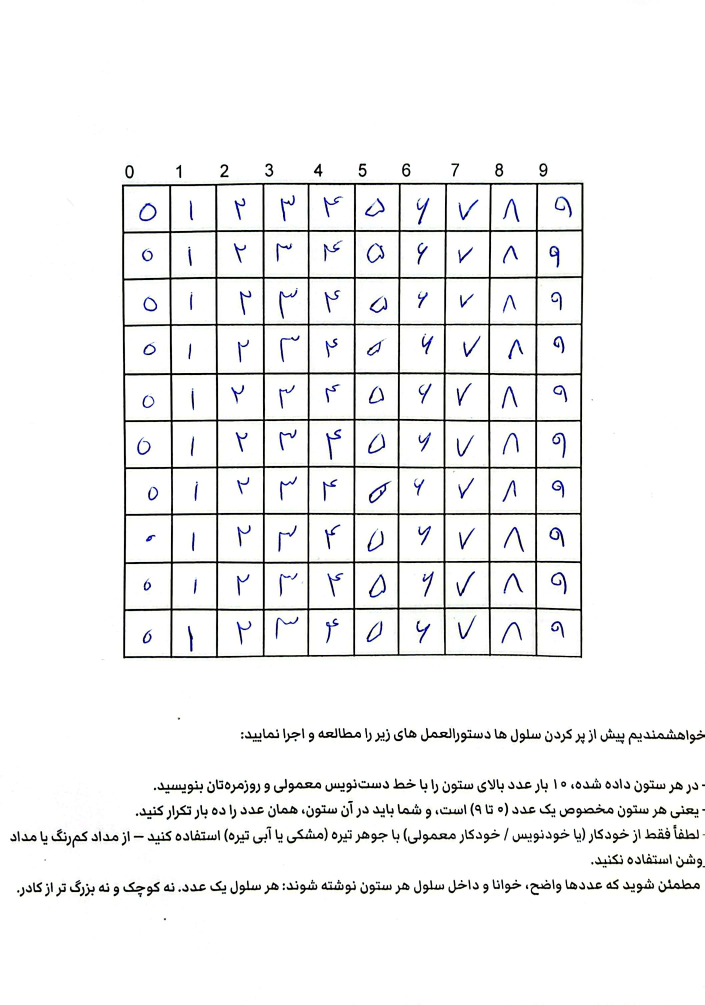
#> input picture assets/example_filled_template.jpg, 2113 x 3014 px (shown at 1/3 size); its folder holds only this picture in this run
$ python -i main.py   (imports and definitions only)
#> lines starting #> are read from the running program, lines starting #| are printed output that depends on the picture; after the words box and inside, x2 and y2 are one past the last pixel; in counts of white or black regions, pixels touching at a corner belong together
"""
Full pipeline to extract 10x10 handwritten digit cells from scanned
filled templates in folder `shopad_raw_scans/` and save normalized
28x28 images to processed/{0..9}/.

Drop-in script. Tune the constants (BORDER_PERCENT, MARGIN_PERCENT)
if needed for your specific template.
"""

import cv2
import numpy as np
import os
from glob import glob

# --- Parameters (tune if necessary) ---
RAW_DIR = "shopad_raw_scans"
OUT_DIR = "processed"
GRID_TARGET = 1000               # warp grid to GRID_TARGET x GRID_TARGET
EXPECTED_CELLS = 10
BORDER_PIXELS = 6                # inner trim from each cell after slicing (removes thin grid line)
LEFT_CROP_PERCENT = 0.16         # crop this fraction from left of cell to remove printed grades (tune 0.10-0.20)
MIN_GRID_DIM = 200               # ignore contours smaller than this
# -------------------------------------

# [3 lines not run here, left out]

counters = {str(k): 1 for k in range(10)}

def resize_max(image, max_size):
    h, w = image.shape[:2]
    if h > w:
        new_h = max_size
        new_w = int(w * (max_size / h))
    else:
        new_w = max_size
        new_h = int(h * (max_size / w))
    return cv2.resize(image, (new_w, new_h), interpolation=cv2.INTER_AREA)

def sort_points_grid(pts, rows=11, cols=11):
    """Sort intersection points into a rows x cols grid. pts = Nx2 array."""
    pts_sorted = pts[np.argsort(pts[:,1])]
    grouped = []
    row_h = (pts_sorted[-1,1] - pts_sorted[0,1]) / (rows - 1 + 1e-8)
    cur_row = [pts_sorted[0]]
    last_y = pts_sorted[0,1]
    for p in pts_sorted[1:]:
        if abs(p[1] - last_y) < row_h * 0.6:
            cur_row.append(p)
        else:
            grouped.append(np.array(cur_row))
            cur_row = [p]
            last_y = p[1]
    grouped.append(np.array(cur_row))
    if len(grouped) != rows:
        return None
    grid = []
    for row in grouped:
        row = row[np.argsort(row[:,0])]
        if len(row) != cols:
            return None
        grid.append(row)
    return np.array(grid, dtype=np.float32)

def find_grid_by_morphology(gray):
    """
    Detect vertical and horizontal lines by morphological filtering.
    Return intersections (corner points) as Nx2 numpy array.
    """
    blur = cv2.GaussianBlur(gray, (5,5), 0)
    _, bw = cv2.threshold(blur, 0, 255, cv2.THRESH_BINARY + cv2.THRESH_OTSU)
    bw = 255 - bw

    horizontal = bw.copy()
    vertical = bw.copy()

    cols = horizontal.shape[1]
    horizontal_size = max(10, cols // 30)
    horiz_kernel = cv2.getStructuringElement(cv2.MORPH_RECT, (horizontal_size, 1))
    horizontal = cv2.erode(horizontal, horiz_kernel, iterations=1)
    horizontal = cv2.dilate(horizontal, horiz_kernel, iterations=1)

    rows = vertical.shape[0]
    vertical_size = max(10, rows // 30)
    vert_kernel = cv2.getStructuringElement(cv2.MORPH_RECT, (1, vertical_size))
    vertical = cv2.erode(vertical, vert_kernel, iterations=1)
    vertical = cv2.dilate(vertical, vert_kernel, iterations=1)

    grid_lines = cv2.bitwise_and(horizontal, vertical)

    inter = cv2.bitwise_and(horizontal, vertical)

    cnts, _ = cv2.findContours(inter, cv2.RETR_LIST, cv2.CHAIN_APPROX_SIMPLE)
    pts = []
    for c in cnts:
        x,y,w,h = cv2.boundingRect(c)
        cx = x + w//2
        cy = y + h//2
        pts.append((cx, cy))
    pts = np.array(pts, dtype=np.float32)
    return pts, bw, grid_lines

def four_point_transform(image, pts):
    """Warp image to rectangle based on 4 corner points (tl,tr,br,bl)."""
    rect = order_points(pts)
    (tl, tr, br, bl) = rect
    widthA = np.linalg.norm(br - bl)
    widthB = np.linalg.norm(tr - tl)
    maxWidth = int(max(widthA, widthB))
    heightA = np.linalg.norm(tr - br)
    heightB = np.linalg.norm(tl - bl)
    maxHeight = int(max(heightA, heightB))

    dst = np.array([
        [0, 0],
        [maxWidth - 1, 0],
        [maxWidth - 1, maxHeight - 1],
        [0, maxHeight - 1]], dtype = "float32")
    M = cv2.getPerspectiveTransform(rect, dst)
    warped = cv2.warpPerspective(image, M, (maxWidth, maxHeight))
    return warped

def order_points(pts):
    rect = np.zeros((4,2), dtype="float32")
    s = pts.sum(axis=1)
    rect[0] = pts[np.argmin(s)]    # tl
    rect[2] = pts[np.argmax(s)]    # br
    diff = np.diff(pts, axis=1)
    rect[1] = pts[np.argmin(diff)] # tr
    rect[3] = pts[np.argmax(diff)] # bl
    return rect

def extract_cells_from_grid(warped_gray):
    """
    Given a corrected, top-down grayscale image of the grid (warped),
    try to find intersections to produce an (11 x 11) grid of points.
    Return list of cell images (row-major) and (row,col) coordinates.
    """
    pts, _, _ = find_grid_by_morphology(warped_gray)
    if pts is None or len(pts) < (EXPECTED_CELLS+1)*(EXPECTED_CELLS+1)*0.6:
        H, W = warped_gray.shape[:2]
        cell_h = H // EXPECTED_CELLS
        cell_w = W // EXPECTED_CELLS
        cells = []
        coords = []
        for r in range(EXPECTED_CELLS):
            for c in range(EXPECTED_CELLS):
                y1 = r * cell_h
                y2 = (r+1) * cell_h
                x1 = c * cell_w
                x2 = (c+1) * cell_w
                cells.append(warped_gray[y1:y2, x1:x2])
                coords.append((r,c))
        return cells, coords

    grid = sort_points_grid(pts, rows=EXPECTED_CELLS+1, cols=EXPECTED_CELLS+1)
    if grid is None:
        H, W = warped_gray.shape[:2]
        cell_h = H // EXPECTED_CELLS
        cell_w = W // EXPECTED_CELLS
        cells = []
        coords = []
        for r in range(EXPECTED_CELLS):
            for c in range(EXPECTED_CELLS):
                y1 = r * cell_h
                y2 = (r+1) * cell_h
                x1 = c * cell_w
                x2 = (c+1) * cell_w
                cells.append(warped_gray[y1:y2, x1:x2])
                coords.append((r,c))
        return cells, coords

    cells = []
    coords = []
    for r in range(EXPECTED_CELLS):
        for c in range(EXPECTED_CELLS):
            tl = grid[r, c]
            tr = grid[r, c+1]
            bl = grid[r+1, c]
            br = grid[r+1, c+1]

            min_x = int(min(tl[0], tr[0], bl[0], br[0]))
            max_x = int(max(tl[0], tr[0], bl[0], br[0]))
            min_y = int(min(tl[1], tr[1], bl[1], br[1]))
            max_y = int(max(tl[1], tr[1], bl[1], br[1]))

            dx = max(3, int((max_x-min_x)*0.02))
            dy = max(3, int((max_y-min_y)*0.02))
            x1 = min_x + dx
            x2 = max_x - dx
            y1 = min_y + dy
            y2 = max_y - dy

            H, W = warped_gray.shape[:2]
            x1 = max(0, min(W-1, x1))
            x2 = max(0, min(W, x2))
            y1 = max(0, min(H-1, y1))
            y2 = max(0, min(H, y2))
            if x2 - x1 <= 4 or y2 - y1 <= 4:
                cell_img = np.zeros((20,20), dtype=np.uint8)
            else:
                cell_img = warped_gray[y1:y2, x1:x2]
            cells.append(cell_img)
            coords.append((r,c))
    return cells, coords

def normalize_and_center(cell_img, final_size=28, inner_size=20):
    """
    Convert a grayscale cell image (digit + some noise) into a MNIST-like 28x28 image:
    - crop a left fraction to remove printed grade if needed
    - threshold using Otsu
    - remove small components touching borders
    - find largest connected component = digit
    - resize digit maintaining aspect to inner_size (<=20)
    - center into final_size x final_size canvas
    - ensure digit is white (255) on black background (0)
    """
    if len(cell_img.shape) == 3:
        cell = cv2.cvtColor(cell_img, cv2.COLOR_BGR2GRAY)
    else:
        cell = cell_img.copy()

    H, W = cell.shape
    trim = BORDER_PIXELS
    if W > trim*4 and H > trim*4:
        cell = cell[trim:H-trim, trim:W-trim]

    left_crop = int(cell.shape[1] * LEFT_CROP_PERCENT)
    if left_crop > 0:
        cell = cell[:, left_crop:]

    cell = cv2.GaussianBlur(cell, (3,3), 0)

    _, th = cv2.threshold(cell, 0, 255, cv2.THRESH_BINARY_INV + cv2.THRESH_OTSU)

    kernel = cv2.getStructuringElement(cv2.MORPH_ELLIPSE, (2,2))
    th = cv2.morphologyEx(th, cv2.MORPH_OPEN, kernel)

    num_labels, labels, stats, _ = cv2.connectedComponentsWithStats(th, connectivity=8)
    Ht, Wt = th.shape
    cleaned = np.zeros_like(th)
    areas = []
    for lab in range(1, num_labels):
        x, y, w, h, area = stats[lab]
        touching_border = (x <= 1) or (y <= 1) or (x+w >= Wt-2) or (y+h >= Ht-2)
        if not touching_border and area > 30:
            cleaned[labels == lab] = 255
            areas.append((area, lab))
    if cleaned.sum() == 0:
        if num_labels > 1:
            largest = 1 + np.argmax([stats[i][4] for i in range(1, num_labels)])
            cleaned[labels == largest] = 255

    cnts, _ = cv2.findContours(cleaned, cv2.RETR_EXTERNAL, cv2.CHAIN_APPROX_SIMPLE)
    if len(cnts) == 0:
        canvas = np.zeros((final_size, final_size), dtype=np.uint8)
        return canvas

    c = max(cnts, key=cv2.contourArea)
    x, y, w, h = cv2.boundingRect(c)
    digit = cleaned[y:y+h, x:x+w]

    h_d, w_d = digit.shape
    if h_d > 0 and w_d > 0:
        scale = min(inner_size / h_d, inner_size / w_d)
        new_w = max(1, int(w_d * scale))
        new_h = max(1, int(h_d * scale))
        digit_rs = cv2.resize(digit, (new_w, new_h), interpolation=cv2.INTER_AREA)
    else:
        digit_rs = cv2.resize(digit, (inner_size, inner_size), interpolation=cv2.INTER_AREA)

    canvas = np.zeros((final_size, final_size), dtype=np.uint8)
    x_offset = (final_size - digit_rs.shape[1]) // 2
    y_offset = (final_size - digit_rs.shape[0]) // 2
    canvas[y_offset:y_offset+digit_rs.shape[0], x_offset:x_offset+digit_rs.shape[1]] = digit_rs

    canvas = cv2.medianBlur(canvas, 3)
    return canvas

def process_one_image(path):
#> called with path = 'assets/example_filled_template.jpg'
    global counters
    print("Processing:", path)
    img = cv2.imread(path)
#> img is the input picture: shape (3014, 2113, 3); mean B, G, R 242.6, 242.5, 242.3
    if img is None:
        print("Failed to read:", path)
        return

    gray = cv2.cvtColor(img, cv2.COLOR_BGR2GRAY)

    _, bw = cv2.threshold(gray, 0, 255, cv2.THRESH_BINARY + cv2.THRESH_OTSU)
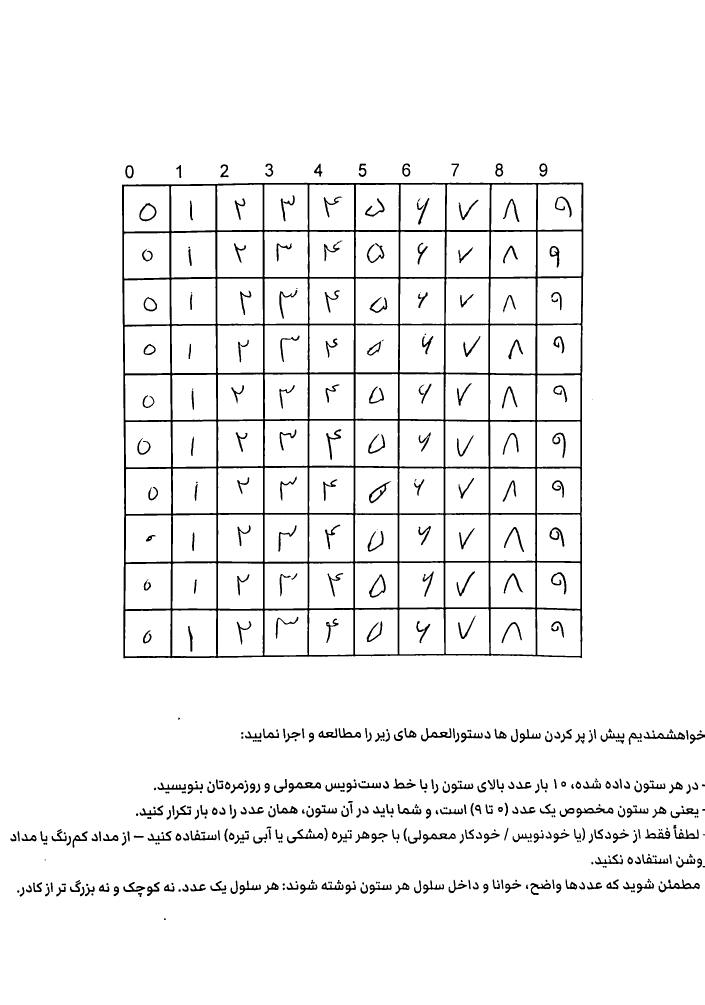
#> bw: shape (3014, 2113) (shown at 1/3 size); 95.3% white; 512 black regions (20 under 20 px), largest, box (x1, y1, x2, y2) and area: (366, 548, 1750, 1975) 157725, (1976, 2638, 2099, 2677) 1283, (1729, 2423, 1840, 2453) 1123
    bw_inv = 255 - bw
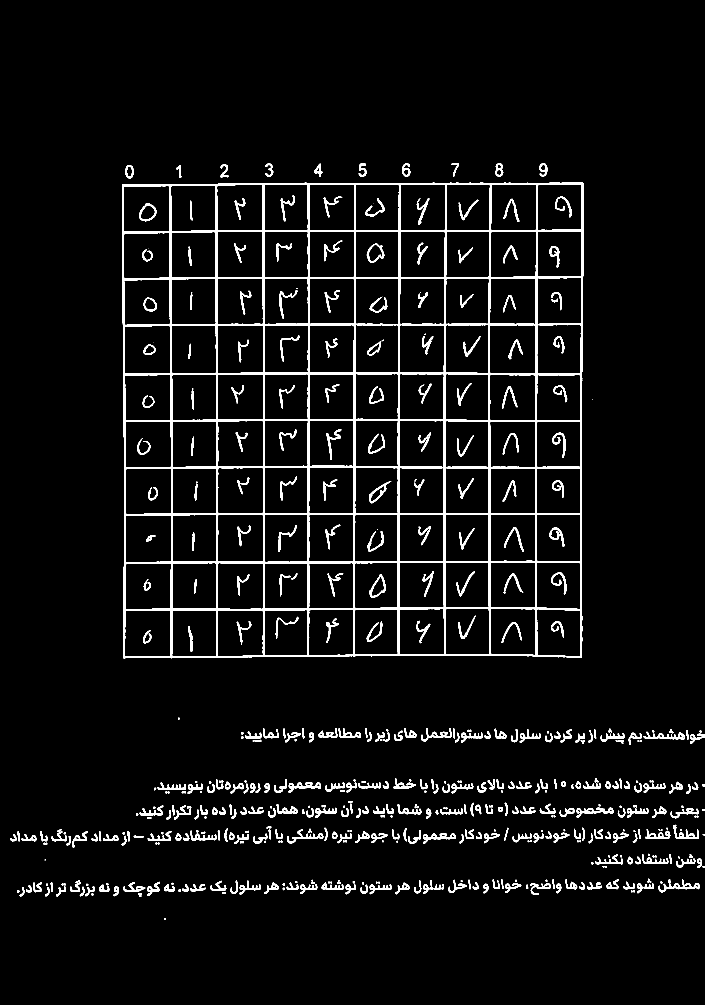
#> bw_inv: shape (3014, 2113) (shown at 1/3 size); 4.7% white; 512 white regions (20 under 20 px)
    cnts, _ = cv2.findContours(bw_inv, cv2.RETR_EXTERNAL, cv2.CHAIN_APPROX_SIMPLE)
#> cnts = 393 contours, 73 with area under 20; largest, box (x1, y1, x2, y2) and area: (366, 548, 1750, 1975) 1953262, (1976, 2638, 2099, 2677) 1250, (866, 2346, 963, 2378) 1138, (1729, 2423, 1840, 2453) 1118, (1931, 2195, 2055, 2219) 1054

    page_cnt = None
    max_area = 0
    for c in cnts:
        x,y,w,h = cv2.boundingRect(c)
        area = w*h
        if area > max_area and w > MIN_GRID_DIM and h > MIN_GRID_DIM:
            max_area = area
            page_cnt = c
#> this loop made 393 passes
#> (x, y, w, h, area, max_area) on pass 383: (366, 548, 1384, 1427, 1974968, 1974968)
#> (x, y, w, h, area) on passes 1 to 6: (492, 2755, 5, 5, 25), (274, 2680, 6, 7, 42), (414, 2679, 12, 12, 144), (666, 2676, 12, 6, 72), (1899, 2671, 6, 6, 36), (1893, 2671, 5, 6, 30)
#> after the loop, max_area = 1974968; page_cnt = contour of 375 points, box (x1, y1, x2, y2) (366, 548, 1750, 1975), area 1953262

    if page_cnt is None:
        print("Grid/page contour not found - skipping:", path)
        return

    peri = cv2.arcLength(page_cnt, True)
#> peri = 5681.5
    approx = cv2.approxPolyDP(page_cnt, 0.02 * peri, True)
#> approx = [[366, 554], [370, 1974], [1745, 1973], [1749, 549]]
    if len(approx) == 4:
        pts = approx.reshape(4,2).astype(np.float32)
#> pts has the same summary as approx
        warped = four_point_transform(img, pts)
#> in order_points, `s = pts.sum(axis=1)`: s = [920, 2344, 3718, 2298]
#> in order_points, `diff = np.diff(pts, axis=1)`: diff = [188, 1604, 228, -1200]
#> in four_point_transform, `rect = order_points(pts)`: rect = [[366, 554], [1749, 549], [1745, 1973], [370, 1974]]
#> in four_point_transform, `(tl, tr, br, bl) = rect`: tl = [366, 554]; tr = [1749, 549]; br = [1745, 1973]; bl = [370, 1974]
#> in four_point_transform, `widthA = np.linalg.norm(br - bl)`: widthA = 1375
#> in four_point_transform, `widthB = np.linalg.norm(tr - tl)`: widthB = 1383
#> in four_point_transform, `heightA = np.linalg.norm(tr - br)`: heightA = 1424
#> in four_point_transform, `heightB = np.linalg.norm(tl - bl)`: heightB = 1420
#> in four_point_transform, `maxHeight = int(max(heightA, heightB))`: maxHeight = 1424
#> in four_point_transform, `dst = np.array([ [0, 0], [maxWidth - 1, 0], [maxWidth - 1, maxHeight -..`: dst = [[0, 0], [1382, 0], [1382, 1423], [0, 1423]]
#> in four_point_transform, `M = cv2.getPerspectiveTransform(rect, dst)`: M = [[1, -0.00282, -364.6], [0.0036, 0.995, -552.4], [2.02e-06, -4.07e-06, 1]]
        warped_gray = cv2.cvtColor(warped, cv2.COLOR_BGR2GRAY)
    else:
        rect = cv2.minAreaRect(page_cnt)
        box = cv2.boxPoints(rect)
        box = np.int0(box)
        warped = four_point_transform(img, box.astype(np.float32))
        warped_gray = cv2.cvtColor(warped, cv2.COLOR_BGR2GRAY)

    warped_gray = resize_max(warped_gray, GRID_TARGET)
    warped_gray = cv2.resize(warped_gray, (GRID_TARGET, GRID_TARGET), interpolation=cv2.INTER_AREA)
#> warped_gray: shape (1000, 1000)

    cells, coords = extract_cells_from_grid(warped_gray)
#> in find_grid_by_morphology, `blur = cv2.GaussianBlur(gray, (5,5), 0)`:
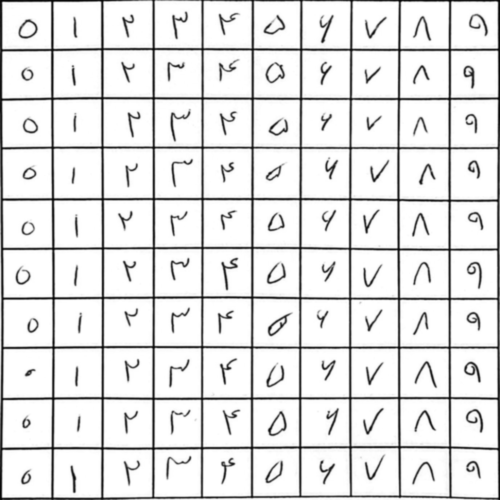
#> blur: shape (1000, 1000) (shown at 1/2 size); min 2, max 255, mean 226.6
#> in find_grid_by_morphology, `_, bw = cv2.threshold(blur, 0, 255, cv2.THRESH_BINARY + cv2.THRESH_OTSU)`: bw: shape (1000, 1000); 86.4% white; 111 black regions (8 under 20 px), largest, box (x1, y1, x2, y2) and area: (0, 0, 1000, 1000) 101334, (536, 626, 582, 672) 557, (536, 822, 573, 872) 537
#> in find_grid_by_morphology, `horizontal = cv2.erode(horizontal, horiz_kernel, iterations=1)`: horizontal: shape (1000, 1000); 4.6% white; 12 white regions, largest, box (x1, y1, x2, y2) and area: (0, 96, 1000, 103) 4579, (0, 396, 1000, 404) 4537, (0, 892, 1000, 900) 4512
#> in find_grid_by_morphology, `horizontal = cv2.dilate(horizontal, horiz_kernel, iterations=1)`: horizontal: shape (1000, 1000); 4.8% white; 12 white regions, largest, box (x1, y1, x2, y2) and area: (0, 892, 1000, 900) 4848, (0, 396, 1000, 404) 4793, (0, 96, 1000, 103) 4771
#> in find_grid_by_morphology, `vertical = cv2.erode(vertical, vert_kernel, iterations=1)`: vertical: shape (1000, 1000); 5.2% white; 43 white regions (19 under 20 px), largest, box (x1, y1, x2, y2) and area: (0, 0, 7, 1000) 5015, (202, 0, 208, 1000) 4854, (304, 0, 310, 982) 4852
#> in find_grid_by_morphology, `vertical = cv2.dilate(vertical, vert_kernel, iterations=1)`: vertical: shape (1000, 1000); 5.6% white; 41 white regions, largest, box (x1, y1, x2, y2) and area: (0, 0, 7, 1000) 5191, (304, 0, 310, 998) 4980, (102, 0, 110, 1000) 4959
#> in find_grid_by_morphology, `grid_lines = cv2.bitwise_and(horizontal, vertical)`:
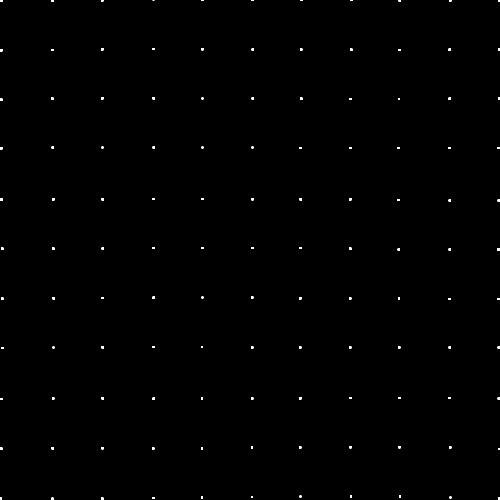
#> grid_lines: shape (1000, 1000) (shown at 1/2 size); 0.24% white; 121 white regions (30 under 20 px), largest, box (x1, y1, x2, y2) and area: (202, 96, 207, 101) 25, (700, 97, 705, 102) 25, (897, 97, 902, 102) 25
#> in find_grid_by_morphology, `cnts, _ = cv2.findContours(inter, cv2.RETR_LIST, cv2.CHAIN_APPROX_SIMP..`: cnts = 121 contours, all with area under 20
#> the loop in find_grid_by_morphology, `for c in cnts:` made 121 passes
#> (c, x, y, w, h, cx, cy) on passes 1 to 9: ([[996, 995], [996, 999], [999, 999], [999, 995]], 996, 995, 4, 5, 998, 997), ([[202, 995], [202, 999], [206, 999], [206, 995]], 202, 995, 5, 5, 204, 997), ([[103, 995], [103, 999], [106, 999], [106, 995]], 103, 995, 4, 5, 105, 997), ([[0, 995], [0, 999], [3, 999], [3, 995]], 0, 995, 4, 5, 2, 997), ([[304, 994], [304, 997], [308, 997], [308, 994]], 304, 994, 5, 4, 306, 996), ([[899, 993], [899, 996], [902, 996], [902, 993]], 899, 993, 4, 4, 901, 995), ([[402, 993], [402, 996], [405, 996], [405, 993]], 402, 993, 4, 4, 404, 995), ([[502, 992], [502, 995], [505, 995], [505, 992]], 502, 992, 4, 4, 504, 994), ([[798, 991], [798, 994], [801, 994], [801, 991]], 798, 991, 4, 4, 800, 993)
#> after the loop in find_grid_by_morphology, `for c in cnts:`: pts = 121 pairs, first value 2 to 998, second value 0 to 997
#> in sort_points_grid, `pts_sorted = pts[np.argsort(pts[:,1])]`: pts_sorted has the same summary as pts in find_grid_by_morphology
#> in sort_points_grid, `row_h = (pts_sorted[-1,1] - pts_sorted[0,1]) / (rows - 1 + 1e-8)`: row_h = 99.7
#> in sort_points_grid, `cur_row = [pts_sorted[0]]`: cur_row = [[307, 0]]
#> the loop in sort_points_grid, `for p in pts_sorted[1:]:` made 120 passes
#> p on passes 1 to 12: [998, 1], [602, 1], [900, 1], [204, 1], [703, 1], [505, 1], [799, 1], [405, 1], [2, 2], [104, 2], [405, 98], [307, 98]
#> the loop in sort_points_grid, `for row in grouped:` made 11 passes

    for (cell_img, (r,c)) in zip(cells, coords):
        h, w = cell_img.shape[:2]
        if h > BORDER_PIXELS*2 and w > BORDER_PIXELS*2:
            cell_trim = cell_img[BORDER_PIXELS:h-BORDER_PIXELS, BORDER_PIXELS:w-BORDER_PIXELS]
        else:
            cell_trim = cell_img

        out_img = normalize_and_center(cell_trim, final_size=28, inner_size=20)

        label = str(c)
        count = counters[label]
        filename = f"{OUT_DIR}/{label}/{count:06}.png"
        cv2.imwrite(filename, out_img)
        counters[label] += 1
#> this loop made 100 passes
#> r on passes 1 to 12: 0, 0, 0, 0, 0, 0, 0, 0, 0, 0, 1, 1
#> pass 1, in normalize_and_center, `cell = cell[trim:H-trim, trim:W-trim]`:
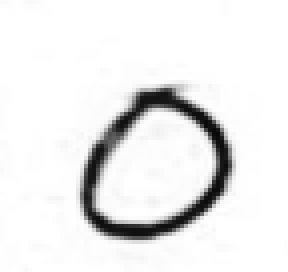
#> cell: shape (68, 72) (shown 4 times larger); min 8, max 255, mean 235.2
#> pass 1, in normalize_and_center, `cell = cv2.GaussianBlur(cell, (3,3), 0)`:
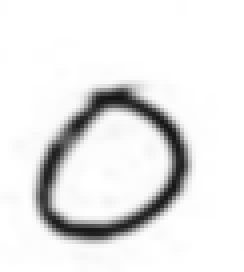
#> cell: shape (68, 61) (shown 4 times larger); min 21, max 255, mean 231.8
#> after the loop:
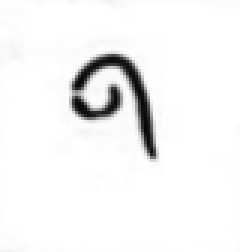
#> cell_trim: shape (84, 80) (shown 3 times larger); min 6, max 255, mean 243.7

def main():
    paths = sorted(glob(os.path.join(RAW_DIR, "*.*")))
    if len(paths) == 0:
        print("No files found in", RAW_DIR)
        return
    for p in paths:
        try:
            process_one_image(p)
        except Exception as e:
            print("Error processing", p, ":", e)

    print("Done. Totals:")
    for k in sorted(counters.keys()):
        print(k, counters[k]-1)

# [2 lines not run here, left out]

>>> result = process_one_image('assets/example_filled_template.jpg')
